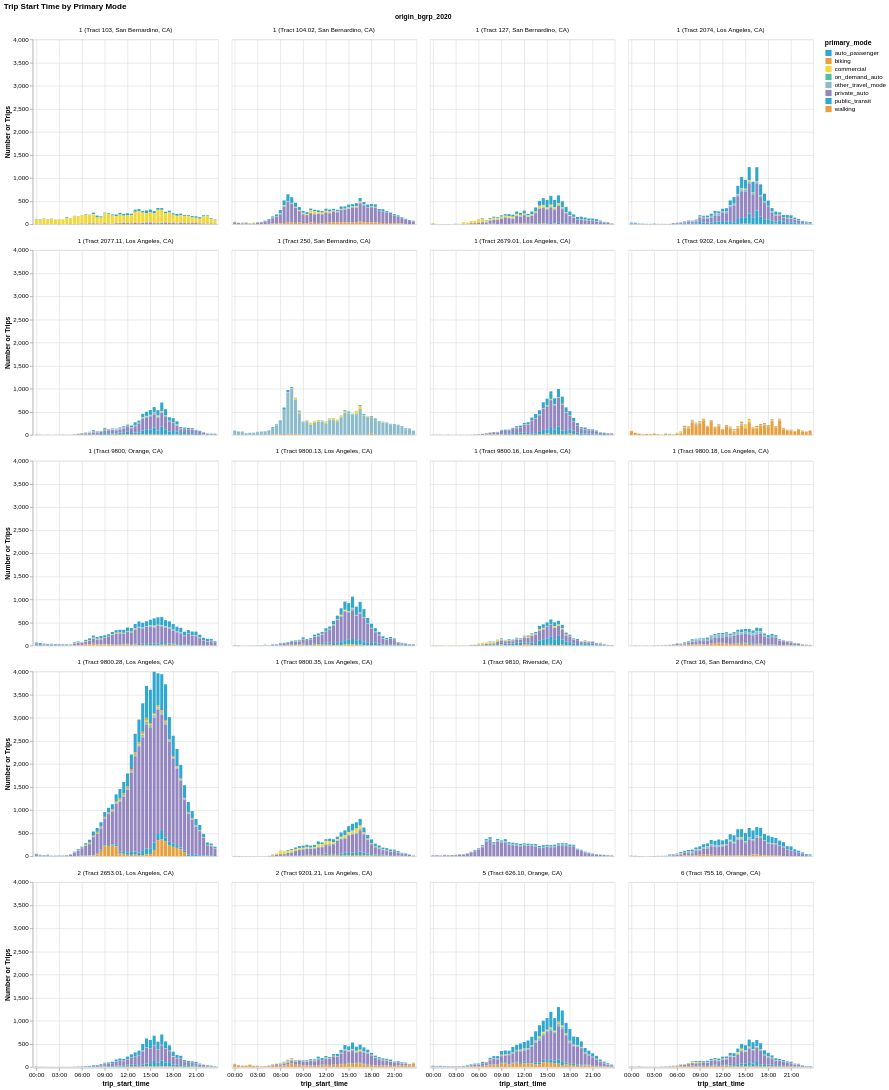

The cell this chart's notebook holds for it:
### Code cell
alt.Chart(start).mark_bar().encode(
    x=alt.X("trip_start_time:T",axis=alt.Axis(format='%H:%M')),
    y=alt.Y("trip_count:Q", title="Number or Trips"),
    color=alt.Color("primary_mode:N", scale=alt.Scale(range=cp.CALITP_CATEGORY_BRIGHT_COLORS)),
    # row="origin_bgrp_2020:O",
    facet=alt.Facet('origin_bgrp_2020:O').columns(4)).properties(title="Trip Start Time by Primary Mode")

### Figure 1 — Vega specification as saved in the notebook (floating-point values rounded to 4 significant figures; data arrays with more than 128 entries replaced by an {"elided": "..."} marker saying what was removed)
{"$schema": "https://vega.github.io/schema/vega/v5.json", "data": [{"name": "source_0", "values": {"elided": "6179 records"}, "transform": [{"type": "formula", "expr": "toDate(datum['trip_start_time'])", "as": "trip_start_time"}]}, {"name": "facet_domain", "values": [{"origin_bgrp_2020": "1 (Tract 127, San Bernardino, CA)", "count": 344}, {"origin_bgrp_2020": "1 (Tract 9202, Los Angeles, CA)", "count": 268}, {"origin_bgrp_2020": "1 (Tract 9800.28, Los Angeles, CA)", "count": 369}, {"origin_bgrp_2020": "1 (Tract 2074, Los Angeles, CA)", "count": 345}, {"origin_bgrp_2020": "1 (Tract 9800.16, Los Angeles, CA)", "count": 337}, {"origin_bgrp_2020": "1 (Tract 103, San Bernardino, CA)", "count": 214}, {"origin_bgrp_2020": "2 (Tract 9201.21, Los Angeles, CA)", "count": 333}, {"origin_bgrp_2020": "1 (Tract 9800.35, Los Angeles, CA)", "count": 334}, {"origin_bgrp_2020": "1 (Tract 250, San Bernardino, CA)", "count": 278}, {"origin_bgrp_2020": "1 (Tract 104.02, San Bernardino, CA)", "count": 288}, {"origin_bgrp_2020": "2 (Tract 16, San Bernardino, CA)", "count": 318}, {"origin_bgrp_2020": "6 (Tract 755.16, Orange, CA)", "count": 336}, {"origin_bgrp_2020": "1 (Tract 9800.13, Los Angeles, CA)", "count": 338}, {"origin_bgrp_2020": "1 (Tract 2077.11, Los Angeles, CA)", "count": 329}, {"origin_bgrp_2020": "5 (Tract 626.10, Orange, CA)", "count": 344}, {"origin_bgrp_2020": "1 (Tract 9800.18, Los Angeles, CA)", "count": 314}, {"origin_bgrp_2020": "1 (Tract 9800, Orange, CA)", "count": 344}, {"origin_bgrp_2020": "1 (Tract 2679.01, Los Angeles, CA)", "count": 291}, {"origin_bgrp_2020": "2 (Tract 2653.01, Los Angeles, CA)", "count": 309}, {"origin_bgrp_2020": "1 (Tract 9810, Riverside, CA)", "count": 146}]}, {"name": "facet_domain_row", "values": [{"data": 0.0}, {"data": 1.0}, {"data": 2.0}, {"data": 3.0}, {"data": 4.0}]}, {"name": "facet_domain_column", "transform": [{"type": "sequence", "start": 0.0, "stop": {"signal": "min(length(data(\"facet_domain\")), 4)"}}]}, {"name": "source_0_color_domain_primary_mode", "values": [{"primary_mode": "auto_passenger"}, {"primary_mode": "biking"}, {"primary_mode": "commercial"}, {"primary_mode": "on_demand_auto"}, {"primary_mode": "other_travel_mode"}, {"primary_mode": "private_auto"}, {"primary_mode": "public_transit"}, {"primary_mode": "walking"}]}], "signals": [{"name": "child_width", "value": 300}, {"name": "child_height", "value": 300}], "marks": [{"type": "group", "name": "facet-title", "title": {"text": "origin_bgrp_2020", "style": "guide-title", "offset": 10}, "role": "column-title"}, {"type": "group", "name": "row_header", "from": {"data": "facet_domain_row"}, "encode": {"update": {"height": {"signal": "child_height"}}}, "axes": [{"scale": "y", "zindex": 0, "title": "Number or Trips", "labelOverlap": true, "orient": "left", "grid": false, "tickCount": {"signal": "ceil(child_height/40)"}}], "role": "row-header"}, {"type": "group", "name": "column_footer", "from": {"data": "facet_domain_column"}, "encode": {"update": {"width": {"signal": "child_width"}}}, "axes": [{"scale": "x", "grid": false, "zindex": 0, "labelOverlap": true, "orient": "bottom", "title": "trip_start_time", "tickCount": {"signal": "ceil(child_width/40)"}, "format": "%H:%M", "labelFlush": true}], "role": "column-footer"}, {"type": "group", "name": "cell", "from": {"facet": {"data": "source_0", "name": "facet", "groupby": ["origin_bgrp_2020"]}}, "sort": {"field": ["datum[\"origin_bgrp_2020\"]"], "order": ["ascending"]}, "encode": {"update": {"height": {"signal": "child_height"}, "width": {"signal": "child_width"}}}, "marks": [{"type": "rect", "name": "child_marks", "from": {"data": "facet"}, "encode": {"update": {"width": {"value": 5}, "y2": {"field": "trip_count_start", "scale": "y"}, "fill": {"field": "primary_mode", "scale": "color"}, "xc": {"field": "trip_start_time", "scale": "x"}, "y": {"field": "trip_count_end", "scale": "y"}}}, "style": ["bar"]}], "axes": [{"scale": "x", "minExtent": 0, "grid": true, "ticks": false, "orient": "bottom", "zindex": 0, "maxExtent": 0, "tickCount": {"signal": "ceil(child_width/40)"}, "labels": false, "gridScale": "y", "domain": false, "aria": false}, {"scale": "y", "labels": false, "zindex": 0, "gridScale": "x", "domain": false, "ticks": false, "aria": false, "orient": "left", "minExtent": 0, "tickCount": {"signal": "ceil(child_height/40)"}, "grid": true, "maxExtent": 0}], "title": {"text": {"signal": "isValid(parent[\"origin_bgrp_2020\"]) ? parent[\"origin_bgrp_2020\"] : \"\"+parent[\"origin_bgrp_2020\"]"}, "frame": "group", "offset": 10, "style": "guide-label"}, "style": "cell"}], "scales": [{"name": "x", "type": "time", "domain": {"data": "source_0", "field": "trip_start_time"}, "range": [0, {"signal": "child_width"}], "padding": 5}, {"name": "y", "type": "linear", "domain": {"data": "source_0", "fields": ["trip_count_start", "trip_count_end"]}, "range": [{"signal": "child_height"}, 0], "nice": true, "zero": true}, {"name": "color", "type": "ordinal", "domain": {"data": "source_0_color_domain_primary_mode", "field": "primary_mode", "sort": true}, "range": ["#2EA8CE", "#EB9F3C", "#F4D837", "#51BF9D", "#8CBCCB", "#9487C0"]}], "title": {"text": "Trip Start Time by Primary Mode", "anchor": "start"}, "background": "white", "legends": [{"fill": "color", "symbolType": "square", "title": "primary_mode"}], "layout": {"padding": 20, "bounds": "full", "align": "all", "columns": 4}, "padding": 5}
